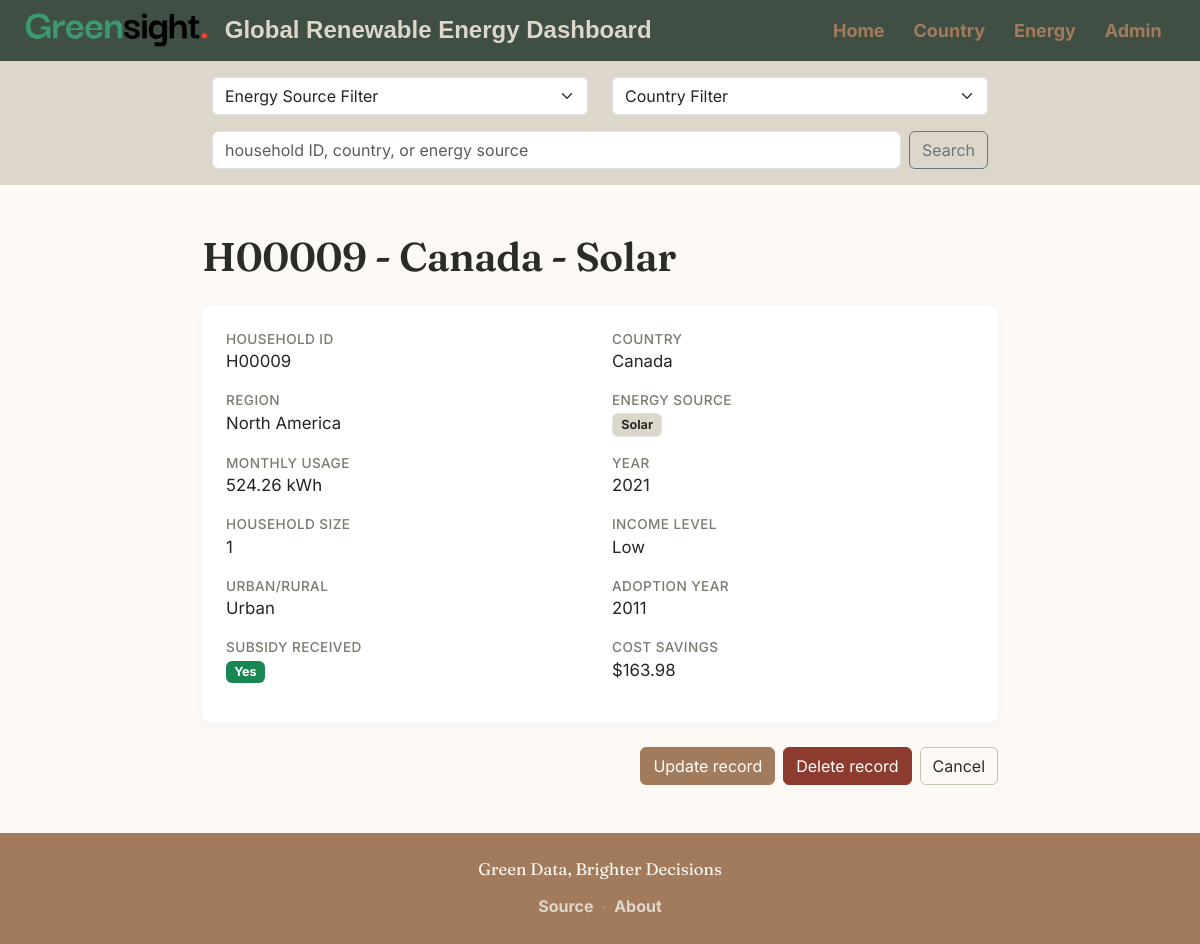
Screenshot of /usagedata/156/ with the database file from the repository.
### usage_data/models.py (models this page shows, shortened)
class RenewableEnergyUsage(models.Model):
    SUBSIDY_CHOICES = [('Yes', 'Yes'), ('No', 'No')]
    household_id = models.CharField(max_length=10, unique=True, null=False, blank=False)
    country = models.ForeignKey(Country, on_delete=models.CASCADE, related_name='usages')
    energy_source = models.ForeignKey(EnergySource, on_delete=models.SET_NULL, null=True, related_name='usages')
    monthly_usage_kwh = models.FloatField()
    year = models.PositiveIntegerField()
    household_size = models.PositiveIntegerField()
    income_level = models.ForeignKey(IncomeLevel, on_delete=models.SET_NULL, null=True)
    urban_rural = models.ForeignKey(UrbanRural, on_delete=models.SET_NULL, null=True)
    adoption_year = models.PositiveIntegerField()
    subsidy_received = models.CharField(max_length=3, choices=SUBSIDY_CHOICES)
    cost_savings_usd = models.FloatField()
    def __str__(self):
        return f"{self.household_id} - {self.country.name} - {self.energy_source.name}"

class Country(models.Model):
    name = models.CharField(max_length=100, unique=True, null=False, blank=False)
    region = models.ForeignKey(Region, on_delete=models.CASCADE, related_name='countries')

class EnergySource(models.Model):
    name = models.CharField(max_length=50, unique=True, null=False, blank=False)

class Region(models.Model):
    name = models.CharField(max_length=100, unique=True, null=False, blank=False)

class IncomeLevel(models.Model):
    level = models.CharField(max_length=10, unique=True, null=False, blank=False)  # e.g., Low, Middle, High

class UrbanRural(models.Model):
    type = models.CharField(max_length=10, unique=True, null=False, blank=False)  # Urban or Rural

### usage_data/views.py (the view)
# urls.py: path('usagedata/<int:pk>/', views.UsageDataDetail.as_view(), name='usage_detail'),
class UsageDataDetail(DetailView):
    model = RenewableEnergyUsage
    context_object_name = 'usage_data'
    template_name = 'usage_data/usagedata.html'
    def get_context_data(self, **kwargs):
        context = super().get_context_data(**kwargs)
        return context

### usage_data/templatetags/my_tags.py (called while the page is built)
@register.inclusion_tag('partials/energy_source_list.html')
def energy_sources():
    return {'sources': EnergySource.objects.all()}

@register.inclusion_tag('partials/country_list.html')
def countries():
    return {'countries': Country.objects.all()}

### usage_data/templates/usage_data/usagedata.html (shortened to what this page needs)
{% extends "./base.html" %}
{% load django_bootstrap5 %}
{% block content %}
<div class="container my-5" style="max-width: 820px;">
  <h1 class="mb-4">{{ usage_data }}</h1>
  <div class="card shadow-sm border-0">
    <div class="card-body p-4">
      <dl class="detail-panel row mb-0">
        <div class="col-sm-6">
          <dt>Household ID</dt>
          <dd>{{ usage_data.household_id }}</dd>
        </div>
        <div class="col-sm-6">
          <dt>Country</dt>
          <dd>{{ usage_data.country.name }}</dd>
        </div>
        <div class="col-sm-6">
          <dt>Region</dt>
          <dd>{{ usage_data.country.region.name }}</dd>
        </div>
        <div class="col-sm-6">
          <dt>Energy Source</dt>
          <dd><span class="badge text-bg-light border">{{ usage_data.energy_source.name }}</span></dd>
        </div>
        <div class="col-sm-6">
          <dt>Monthly Usage</dt>
          <dd>{{ usage_data.monthly_usage_kwh }} kWh</dd>
        </div>
        <div class="col-sm-6">
          <dt>Year</dt>
          <dd>{{ usage_data.year }}</dd>
        </div>
        <div class="col-sm-6">
          <dt>Household Size</dt>
          <dd>{{ usage_data.household_size }}</dd>
        </div>
        <div class="col-sm-6">
          <dt>Income Level</dt>
          <dd>{{ usage_data.income_level.level }}</dd>
        </div>
        <div class="col-sm-6">
          <dt>Urban/Rural</dt>
          <dd>{{ usage_data.urban_rural.type }}</dd>
        </div>
        <div class="col-sm-6">
          <dt>Adoption Year</dt>
          <dd>{{ usage_data.adoption_year|default:"&mdash;" }}</dd>
        </div>
        <div class="col-sm-6">
          <dt>Subsidy Received</dt>
          <dd>
            {% if usage_data.subsidy_received %}
              <span class="badge text-bg-success">Yes</span>
            {% else %}
              <span class="badge text-bg-secondary">No</span>
            {% endif %}
          </dd>
        </div>
        <div class="col-sm-6">
          <dt>Cost Savings</dt>
          <dd>${{ usage_data.cost_savings_usd }}</dd>
        </div>
      </dl>
    </div>
  </div>
  <div class="d-flex justify-content-end gap-2 mt-4">
    <a href="{% url 'usage_update' usage_data.pk %}" class="btn btn-primary">Update record</a>
    <a href="{% url 'usage_delete' usage_data.pk %}" class="btn btn-danger">Delete record</a>
    <a href="/" class="btn btn-secondary">Cancel</a>
  </div>
</div>
{% endblock %}

### usage_data/static/css/project.css (style rules this page uses)
:root { --forest: #3F4F44; --forest-dark: #33403A; --clay: #A27B5C; --ember: #CA7842; --linen: #DCD7C9; --cream: #FDFAF6; --ink: #2B2B28; --rust: #8C3B2E; --rust-dark: #742F24; --radius: 10px; }
html { height: 100%; scroll-behavior: smooth; }
body { height: 100%; background-color: #f8f9fa; font-family: 'Inter', -apple-system, sans-serif; color: var(--ink); margin: 0; min-height: 100vh; display: flex; flex-direction: column; }
h1, h2, h3 { font-family: 'Fraunces', 'Trebuchet MS', serif; font-weight: 600; color: var(--ink); letter-spacing: -0.01em; }
.btn-primary { --bs-btn-bg: var(--clay); --bs-btn-border-color: var(--clay); --bs-btn-hover-bg: var(--ember); --bs-btn-hover-border-color: var(--ember); --bs-btn-active-bg: var(--ember); --bs-btn-active-border-color: var(--ember); --bs-btn-focus-shadow-rgb: 202, 120, 66; }
.btn-danger { --bs-btn-bg: var(--rust); --bs-btn-border-color: var(--rust); --bs-btn-hover-bg: var(--rust-dark); --bs-btn-hover-border-color: var(--rust-dark); --bs-btn-active-bg: var(--rust-dark); --bs-btn-active-border-color: var(--rust-dark); }
.btn-secondary { --bs-btn-bg: transparent; --bs-btn-color: var(--ink); --bs-btn-border-color: #C9C2B4; --bs-btn-hover-bg: var(--linen); --bs-btn-hover-color: var(--ink); --bs-btn-hover-border-color: #C9C2B4; }
.card { border: 1px solid #EAE4D8; border-radius: var(--radius); }
.card.shadow-sm { box-shadow: 0 2px 10px rgba(63, 79, 68, 0.06) !important; }
.badge.text-bg-light { background-color: var(--linen) !important; color: var(--ink) !important; }
.detail-panel dt { color: #7A7A70; font-weight: 500; font-size: 0.85rem; text-transform: uppercase; letter-spacing: 0.03em; }
.detail-panel dd { font-size: 1.05rem; margin-bottom: 1rem; }

### rows the page displays
RenewableEnergyUsage: household+country+energy_source "H00009 - Canada - Solar", household_id "H00009", country.name "Canada", country.region.name "North America", energy_source.name "Solar", monthly_usage_kwh "524.26", year "2021", household_size "1", income_level.level "Low", urban_rural.type "Urban", adoption_year "2011", cost_savings_usd "163.98"
